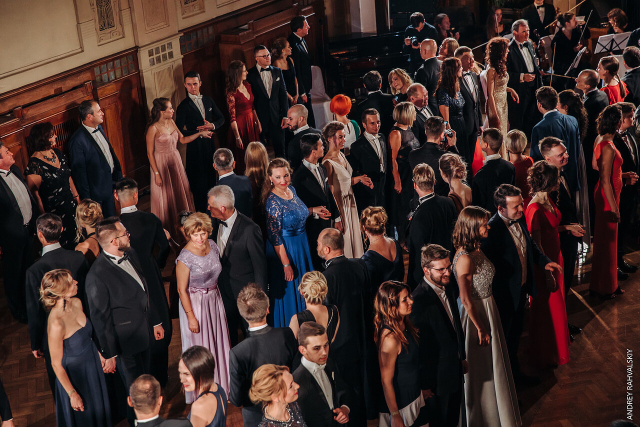
#> input picture assets/photos/1W1A3454.jpg, 1280 x 854 px (shown at 1/2 size); its folder holds 3 pictures in this run
$ python match_photos.py
#> lines starting #> are read from the running program, lines starting #| are printed output that depends on the picture
"""Поиск исходника в assets/ для каждого рендера фото из Figma (_figma/v1/shots/v1_img_<hash>_<c|p>_<id>.png).

1. Выбор исходника: каждый файл assets/ кадрируется как FILL (cover по центру) под пропорцию узла,
   сравнение — нормированная корреляция яркости на миниатюре 64 px. Топ-5 кандидатов.
2. Кроп: многомасштабный поиск рендера внутри кандидата (cv2.matchTemplate), лучший по корреляции.
   Результат — прямоугольник в пикселях исходника (работает и для FILL, и для CROP).

    python match_photos.py      # → _figma/v1/match.json, _figma/v1/match_sheet.jpg
"""
import json
import re
from pathlib import Path

import cv2
import numpy as np
from PIL import Image, ImageOps

Image.MAX_IMAGE_PIXELS = None
HERE = Path(__file__).resolve().parent
PROJECT = HERE.parents[2]
ASSETS = PROJECT / "assets" / "photos"
V1 = HERE.parent / "_figma" / "v1"
SHOTS = V1 / "shots"
WORK = 900  # рабочая ширина исходника для поиска кропа


def gray(img):
    return np.asarray(img.convert("L"), dtype=np.float32)


# [14 lines left out: functions ncc, cover, not called in this run]


def load_assets():
    out = {}
    for p in sorted(ASSETS.rglob("*")):
        if p.suffix.lower() not in (".jpg", ".jpeg", ".png", ".webp"):
            continue
        im = Image.open(p)
#> im is the input picture: PIL image 1280x854 RGB; mean R, G, B 62.2, 43.8, 40.2
        im = ImageOps.exif_transpose(im)
        size = im.size
#> size = (1280, 854)
        im.draft("RGB", (WORK * 2, WORK * 2))
        im = im.convert("RGB")
        work = im.resize((WORK, round(WORK * im.height / im.width)), Image.LANCZOS)
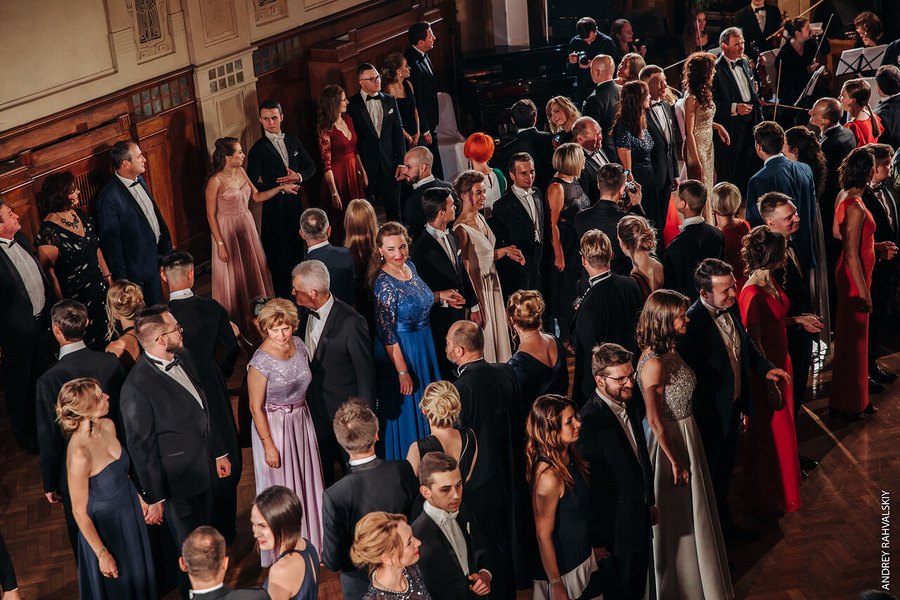
#> work: PIL image 900x600 RGB; mean R, G, B 62.3, 43.8, 40.2
        out[p.relative_to(PROJECT).as_posix()] = {"size": size, "work": work}
    return out


# [26 lines left out: function find_crop, not called in this run]


def main():
    assets = load_assets()
#> assets = 4 items
    print(f"исходников: {len(assets)}")
#| исходников: 4
    small = {}
    results = []
    for shot in sorted(SHOTS.glob("v1_img_*.png")):
        m = re.match(r"v1_img_([0-9a-f]{8})_([cp])_(.+)\.png", shot.name)
        h8, tone, nid = m.group(1), m.group(2), m.group(3).replace("-", ":")
        render = Image.open(shot).convert("RGB")
        ratio = render.width / render.height
        rs = gray(render.resize((64, max(8, round(64 / ratio))), Image.LANCZOS))
        scores = []
        for name, a in assets.items():
            key = (name, round(ratio, 3))
            if key not in small:
                c = cover(a["work"], ratio)
                small[key] = gray(c.resize((64, max(8, round(64 / ratio))), Image.LANCZOS))
            scores.append((ncc(rs, small[key]), name))
        scores.sort(reverse=True)
        top = scores[:5]
        # кроп ищем у трёх лучших, берём лучший по matchTemplate
        best = None
        for s, name in top[:3]:
            r = find_crop(render.resize((min(240, render.width), round(min(240, render.width) / ratio))), assets[name]["work"])
            if best is None or r[0] > best[1][0]:
                best = (name, r)
        name, (sc, x, y, tw) = best
        sw, sh = assets[name]["size"]
        k = sw / WORK
        rect = [round(x * k), round(y * k), round(tw * k), round(tw / ratio * k)]
        results.append({
            "hash": h8, "tone": tone, "node": nid, "render": [render.width, render.height],
            "src": name, "src_size": [sw, sh], "rect": rect, "score": round(sc, 3),
            "fill_top": [[round(s, 3), n] for s, n in top],
        })
        print(f"{h8} {tone} {nid:>9}  {render.width}x{render.height}  → {name}  {sw}x{sh}  "
              f"кроп {rect}  tm {sc:.3f}  fill {top[0][0]:.3f}/{top[1][0]:.3f}")
    # второй проход: у одного hash один исходник — тот, что найден с лучшей корреляцией
    # (кандидаты первого шага отбирались по пропорции окна, у кропов CROP / узких окон это промахивается)
    fixed = json.loads((V1 / "match_fixed.json").read_text(encoding="utf-8")) if (V1 / "match_fixed.json").exists() else {}
    src_of = {}
    for r in results:
        if r["hash"] not in src_of or r["score"] > src_of[r["hash"]][0]:
            src_of[r["hash"]] = (r["score"], r["src"])
    for h, name in fixed.items():  # исходник, найденный полным поиском (match_fixed.json: hash → путь)
        src_of[h] = (1, name)
    for r in results:
        name = src_of[r["hash"]][1]
        if name == r["src"] and r["score"] >= 0.9:
            continue
        render = Image.open(SHOTS / f'v1_img_{r["hash"]}_{r["tone"]}_{r["node"].replace(":", "-")}.png').convert("RGB")
        ratio = render.width / render.height
        sc, x, y, tw = find_crop(render.resize((min(240, render.width), round(min(240, render.width) / ratio))), assets[name]["work"])
        sw, sh = assets[name]["size"]
        k = sw / WORK
        r.update(src=name, src_size=[sw, sh], score=round(sc, 3),
                 rect=[round(x * k), round(y * k), round(tw * k), round(tw / ratio * k)], second_pass=True)
        print(f'  2-й проход {r["hash"]} {r["node"]} → {name} кроп {r["rect"]} tm {sc:.3f}')
    (V1 / "match.json").write_text(json.dumps(results, ensure_ascii=False, indent=1), encoding="utf-8")
    sheet(results)


def sheet(results):
    """Контактный лист: рендер Figma | кроп исходника, по 2 пары в ряд."""
    TH = 220
    tiles = []
    for r in results:
        a = Image.open(PROJECT / r["src"])
        a = ImageOps.exif_transpose(a).convert("RGB")
        x, y, w, h = r["rect"]
        crop = a.crop((x, y, x + w, y + h))
        f = Image.open(SHOTS / f'v1_img_{r["hash"]}_{r["tone"]}_{r["node"].replace(":", "-")}.png').convert("RGB")
        fw = round(TH * f.width / f.height)
        f = f.resize((fw, TH))
        crop = crop.resize((fw, TH))
        t = Image.new("RGB", (fw * 2 + 8, TH + 22), (20, 20, 20))
        t.paste(f, (0, 22))
        t.paste(crop, (fw + 8, 22))
        from PIL import ImageDraw
        ImageDraw.Draw(t).text((4, 4), f'{r["hash"]} {r["node"]} → {Path(r["src"]).name} {r["score"]}', fill=(230, 230, 230))
        tiles.append(t)
    W = 1800
    rows, row, x = [], [], 0
    for t in tiles:
        if x + t.width > W and row:
            rows.append(row)
            row, x = [], 0
        row.append(t)
        x += t.width + 12
    rows.append(row)
#> (the run stopped early here; a loop or call above may not have finished)
